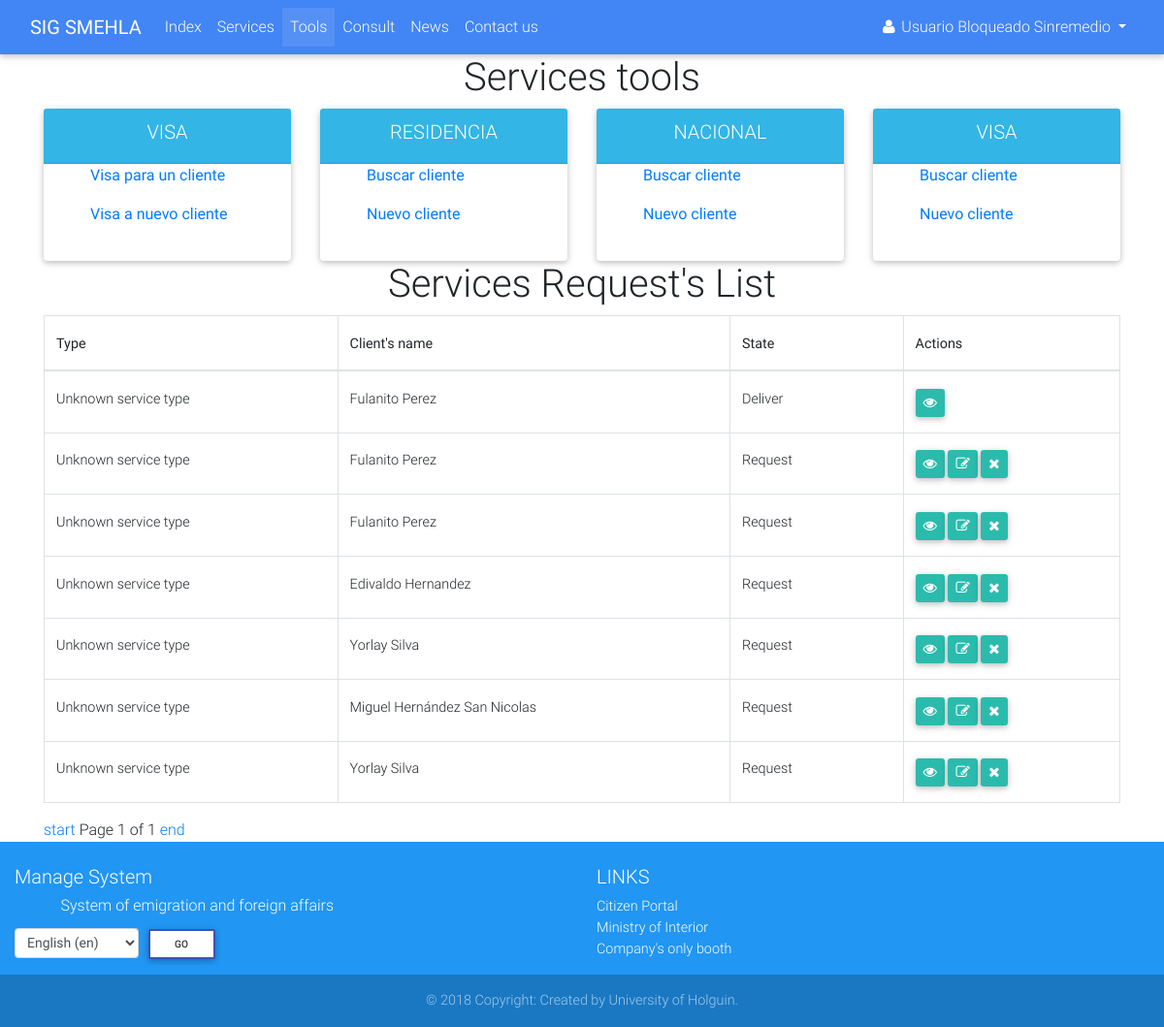
The app's page /tools/ (signed in), older data.
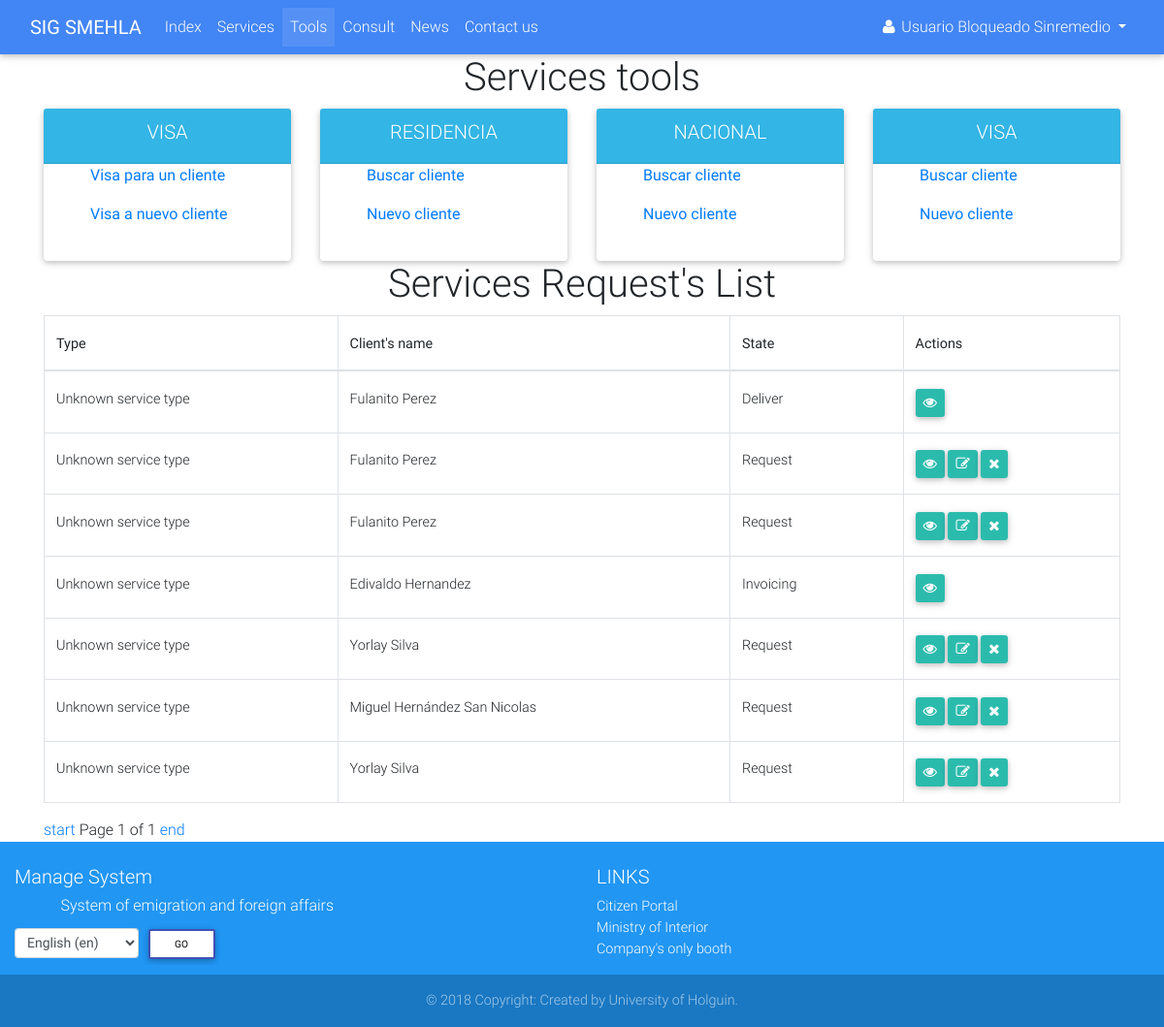
The same page, newer data.
### services/models.py (models this page shows, shortened)
class Service(models.Model):
    SERVICE_STATUS = (
        ('1', _('Request')),
        ('2', _('Invoicing')),
        ('3', _('Revision')),
        ('4', _('Authenticating')),
        ('5', _('Deliver')),
    )
    SERVICE_TYPE = {
        'None': _('Unknown service type'),
        'visa': _('Visa'),
    }
    client = models.ForeignKey(verbose_name=_('Client'), to=Client, on_delete=models.CASCADE)
    status = models.CharField(_('Status'), max_length=1, choices=SERVICE_STATUS, default='1')
    service_type = None
    def get_service_type(self):
        if self.service_type:
            return self.service_type
        else:
            return self.SERVICE_TYPE['None']

class Client(models.Model):
    CIVIL_STATUS = (
        ('S', _('Single')),
        ('E', _('Engaged')),
        ('M', _('Married')),
        ('W', _('Widower')),
    )
    def upload_file(self, filename):
        ext = filename.split('.')[-1]
        return 'clients/{}.{}'.format(self.ci, ext)
    ci = models.CharField(_('Identity card'), max_length=13, unique=True)
    first_name = models.CharField(_('First name'), max_length=30)
    last_name = models.CharField(_('Last name'), max_length=150)
    born_date = models.DateField(_('Born date'), validators=[validators.validate_born_date])
    civil_status = models.CharField(_('Civil status'), choices=CIVIL_STATUS, max_length=1)
    naturalness = models.CharField(_("Naturalness"), max_length=30)
    nationality = models.CharField(_('Nationality'), max_length=30)
    father = models.CharField(_('Father name'), max_length=200)
    mother = models.CharField(_('Mother name'), max_length=200)
    address = models.TextField(_('Address'))
    email = models.EmailField(_('Email'))
    phone = models.PositiveIntegerField(_('Phone number'))
    data_attachment = models.FileField(_('Data attachment'), upload_to=upload_file, null=True, blank=True)
    def get_full_name(self):
        full_name = '%s %s' % (self.first_name, self.last_name)
        return full_name.strip()

### services/views.py (the view)
# urls.py: path('tools/', views.ServiceToolsView.as_view(), name='tools'),
class ServiceToolsView(mixins.LoginRequiredMixin, mixins.NavbarMixin, generic.ListView):
    tab_name = 'tools'
    template_name = 'services/tools.html'
    model = models.Service
    paginate_by = 10

### accounts/mixins.py (called while the page is built)
    def get_tab_name(self):
        if self.tab_name:
            return self.tab_name
        else:
            return 'init'

    def get_context_data(self, **kwargs):
        context = super(NavbarMixin, self).get_context_data(**kwargs)
        context['tab'] = self.get_tab_name()
        return context

### accounts/models.py (called while the page is built)
    def __str__(self):
        if self.first_name and self.last_name:
            return self.get_full_name()
        else:
            return self.username

### services/templates/services/tools.html (shortened to what the changed rows need)
{% extends 'navbar.html' %}
{% load i18n %}
{% block main %}
    <div class="container">
        {% if user.occupation == 'FAC' %}
            <h1 class="text-center">{% trans 'Services tools' %}</h1>
        {% endif %}
        <h1 class="text-center">{% trans "Services Request's List" %}</h1>
        <div class="row">
            <div class="col-12">
                <table class="table table-bordered table-hover" cellspacing="0" width="100%">
                    <thead>
                    <tr>
                        <th class="th-sm">{% trans 'Type' %}</th>
                        <th class="th-sm">{% trans "Client's name" %}</th>
                        <th class="th-sm">{% trans 'State' %}</th>
                        <th class="th-sm">{% trans 'Actions' %}</th>
                    </tr>
                    </thead>
                    <tbody>
                    {% for service in page_obj %}
                        <tr>
                            <td>{{ service.get_service_type }}</td>
                            <td>
                                <a href="{% url 'services:client_detail' service.client.pk %}">{{ service.client.get_full_name }}</a>
                            </td>
                            <td>{{ service.get_status_display }}</td>
                            <td class="btn-group-sm">
                                <a href="{% url 'services:visa_detail' service.pk %}" class="btn btn-default">
                                    <i class="fa fa-eye"></i>
                                </a>
                                {% if user.is_superadmin or user.occupation == 'FAC' and service.status == '1' or user.occupation == 'BAC' and service.status == '2' %}
                                    <a href="{% url 'services:visa_update' service.pk %}" class="btn btn-default">
                                        <i class="fa fa-edit"></i>
                                    </a>
                                    <a href="{% url 'services:visa_delete' service.pk %}" class="btn btn-default">
                                        <i class="fa fa-remove"></i>
                                    </a>
                                {% endif %}
                            </td>
                        </tr>
                    {% empty %}
                        <tr>
                            <td colspan="4" class="text-center text-danger">No existen ningun servicio en el sistema
                            </td>
                        </tr>
                    {% endfor %}
                    </tbody>
                </table>
            </div>
        </div>
    </div>
{% endblock %}

Row changes from the older to the newer data that the page shows:
changed Service "Edivaldo Hernandez": status "Request" → "Invoicing"
